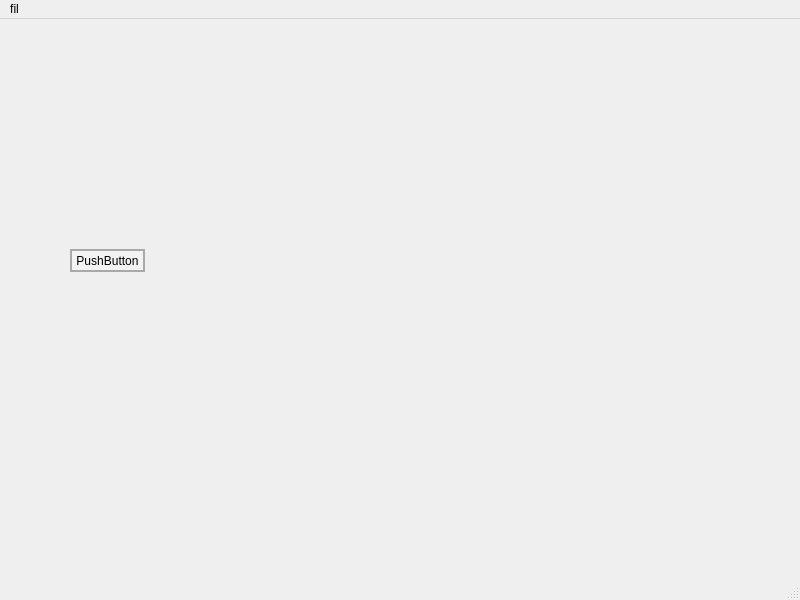
<?xml version="1.0" encoding="UTF-8"?>
<ui version="4.0">
 <class>MainWindow</class>
 <widget class="QMainWindow" name="MainWindow">
  <property name="geometry">
   <rect>
    <x>0</x>
    <y>0</y>
    <width>800</width>
    <height>600</height>
   </rect>
  </property>
  <property name="windowTitle">
   <string>MainWindow</string>
  </property>
  <widget class="QWidget" name="centralwidget">
   <widget class="QPushButton" name="pushButton">
    <property name="geometry">
     <rect>
      <x>70</x>
      <y>230</y>
      <width>75</width>
      <height>23</height>
     </rect>
    </property>
    <property name="styleSheet">
     <string notr="true">QPushButton{
    color:black;
    font-family:微软雅黑;
    border: 2px solid DarkGray;
    background:rgb(255, 255, 255, 60);
}
QPushButton:hover{
    border: 1px solid Gray;
    background:rgb(255, 255, 255, 90);
}
QPushButton:pressed{
    border: 2px solid DarkGray;
    background:rgb(255, 255, 255, 30);
}</string>
    </property>
    <property name="text">
     <string>PushButton</string>
    </property>
   </widget>
  </widget>
  <widget class="QMenuBar" name="menubar">
   <property name="geometry">
    <rect>
     <x>0</x>
     <y>0</y>
     <width>800</width>
     <height>23</height>
    </rect>
   </property>
   <widget class="QMenu" name="menufil">
    <property name="title">
     <string>fil</string>
    </property>
    <addaction name="actionopen"/>
   </widget>
   <addaction name="menufil"/>
  </widget>
  <widget class="QStatusBar" name="statusbar"/>
  <action name="actionopen">
   <property name="text">
    <string>open</string>
   </property>
  </action>
 </widget>
 <resources/>
 <connections/>
</ui>
